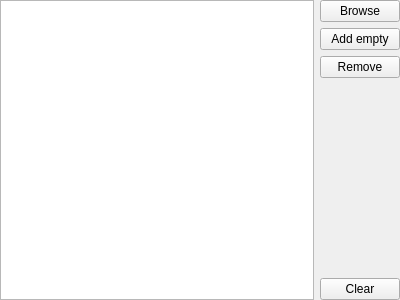
<?xml version="1.0" encoding="UTF-8"?>
<ui version="4.0">
 <class>WadsPicker</class>
 <widget class="QWidget" name="WadsPicker">
  <property name="geometry">
   <rect>
    <x>0</x>
    <y>0</y>
    <width>400</width>
    <height>300</height>
   </rect>
  </property>
  <layout class="QHBoxLayout" name="horizontalLayout">
   <property name="leftMargin">
    <number>0</number>
   </property>
   <property name="topMargin">
    <number>0</number>
   </property>
   <property name="rightMargin">
    <number>0</number>
   </property>
   <property name="bottomMargin">
    <number>0</number>
   </property>
   <item>
    <widget class="DndFileSystemListView" name="lstAdditionalFiles">
     <property name="acceptDrops">
      <bool>true</bool>
     </property>
     <property name="dragEnabled">
      <bool>true</bool>
     </property>
     <property name="dragDropMode">
      <enum>QAbstractItemView::InternalMove</enum>
     </property>
     <property name="selectionMode">
      <enum>QAbstractItemView::ExtendedSelection</enum>
     </property>
     <property name="movement">
      <enum>QListView::Free</enum>
     </property>
    </widget>
   </item>
   <item>
    <layout class="QVBoxLayout" name="verticalLayout">
     <item>
      <widget class="QPushButton" name="btnBrowsePwad">
       <property name="toolTip">
        <string>Browse for a file.</string>
       </property>
       <property name="text">
        <string>Browse</string>
       </property>
      </widget>
     </item>
     <item>
      <widget class="QPushButton" name="btnAddPwad">
       <property name="maximumSize">
        <size>
         <width>16777215</width>
         <height>16777215</height>
        </size>
       </property>
       <property name="toolTip">
        <string>Add an empty path to the list.</string>
       </property>
       <property name="text">
        <string>Add empty</string>
       </property>
       <property name="icon">
        <iconset resource="../../../../media/resources.qrc">
         <normaloff>:/icons/plus.png</normaloff>:/icons/plus.png</iconset>
       </property>
      </widget>
     </item>
     <item>
      <widget class="QPushButton" name="btnRemovePwad">
       <property name="maximumSize">
        <size>
         <width>16777215</width>
         <height>16777215</height>
        </size>
       </property>
       <property name="toolTip">
        <string>Remove the selected files from the list.</string>
       </property>
       <property name="text">
        <string>Remove</string>
       </property>
       <property name="icon">
        <iconset resource="../../../../media/resources.qrc">
         <normaloff>:/icons/x.png</normaloff>:/icons/x.png</iconset>
       </property>
      </widget>
     </item>
     <item>
      <spacer name="verticalSpacer">
       <property name="orientation">
        <enum>Qt::Vertical</enum>
       </property>
       <property name="sizeHint" stdset="0">
        <size>
         <width>20</width>
         <height>40</height>
        </size>
       </property>
      </spacer>
     </item>
     <item>
      <widget class="QPushButton" name="btnClearPwadList">
       <property name="toolTip">
        <string>Remove all files from the list.</string>
       </property>
       <property name="text">
        <string>Clear</string>
       </property>
      </widget>
     </item>
    </layout>
   </item>
  </layout>
 </widget>
 <customwidgets>
  <customwidget>
   <class>DndFileSystemListView</class>
   <extends>QListView</extends>
   <header>gui/widgets/dndfilesystemlistview.h</header>
   <slots>
    <signal>fileSystemPathDropped(QString)</signal>
   </slots>
  </customwidget>
 </customwidgets>
 <resources>
  <include location="../../../../media/resources.qrc"/>
 </resources>
 <connections>
  <connection>
   <sender>btnClearPwadList</sender>
   <signal>clicked()</signal>
   <receiver>WadsPicker</receiver>
   <slot>removeAll()</slot>
   <hints>
    <hint type="sourcelabel">
     <x>47</x>
     <y>281</y>
    </hint>
    <hint type="destinationlabel">
     <x>98</x>
     <y>268</y>
    </hint>
   </hints>
  </connection>
  <connection>
   <sender>btnAddPwad</sender>
   <signal>clicked()</signal>
   <receiver>WadsPicker</receiver>
   <slot>addEmptyPath()</slot>
   <hints>
    <hint type="sourcelabel">
     <x>262</x>
     <y>277</y>
    </hint>
    <hint type="destinationlabel">
     <x>246</x>
     <y>267</y>
    </hint>
   </hints>
  </connection>
  <connection>
   <sender>btnRemovePwad</sender>
   <signal>clicked()</signal>
   <receiver>WadsPicker</receiver>
   <slot>removeSelected()</slot>
   <hints>
    <hint type="sourcelabel">
     <x>358</x>
     <y>282</y>
    </hint>
    <hint type="destinationlabel">
     <x>338</x>
     <y>268</y>
    </hint>
   </hints>
  </connection>
  <connection>
   <sender>lstAdditionalFiles</sender>
   <signal>fileSystemPathDropped(QString)</signal>
   <receiver>WadsPicker</receiver>
   <slot>addWadPath(QString)</slot>
   <hints>
    <hint type="sourcelabel">
     <x>71</x>
     <y>208</y>
    </hint>
    <hint type="destinationlabel">
     <x>28</x>
     <y>270</y>
    </hint>
   </hints>
  </connection>
  <connection>
   <sender>btnBrowsePwad</sender>
   <signal>clicked()</signal>
   <receiver>WadsPicker</receiver>
   <slot>browseAndAdd()</slot>
   <hints>
    <hint type="sourcelabel">
     <x>199</x>
     <y>286</y>
    </hint>
    <hint type="destinationlabel">
     <x>199</x>
     <y>149</y>
    </hint>
   </hints>
  </connection>
 </connections>
 <slots>
  <slot>removeAll()</slot>
  <slot>removeSelected()</slot>
  <slot>browseAndAdd()</slot>
  <slot>addWadPath(QString)</slot>
  <slot>addEmptyPath()</slot>
 </slots>
</ui>
